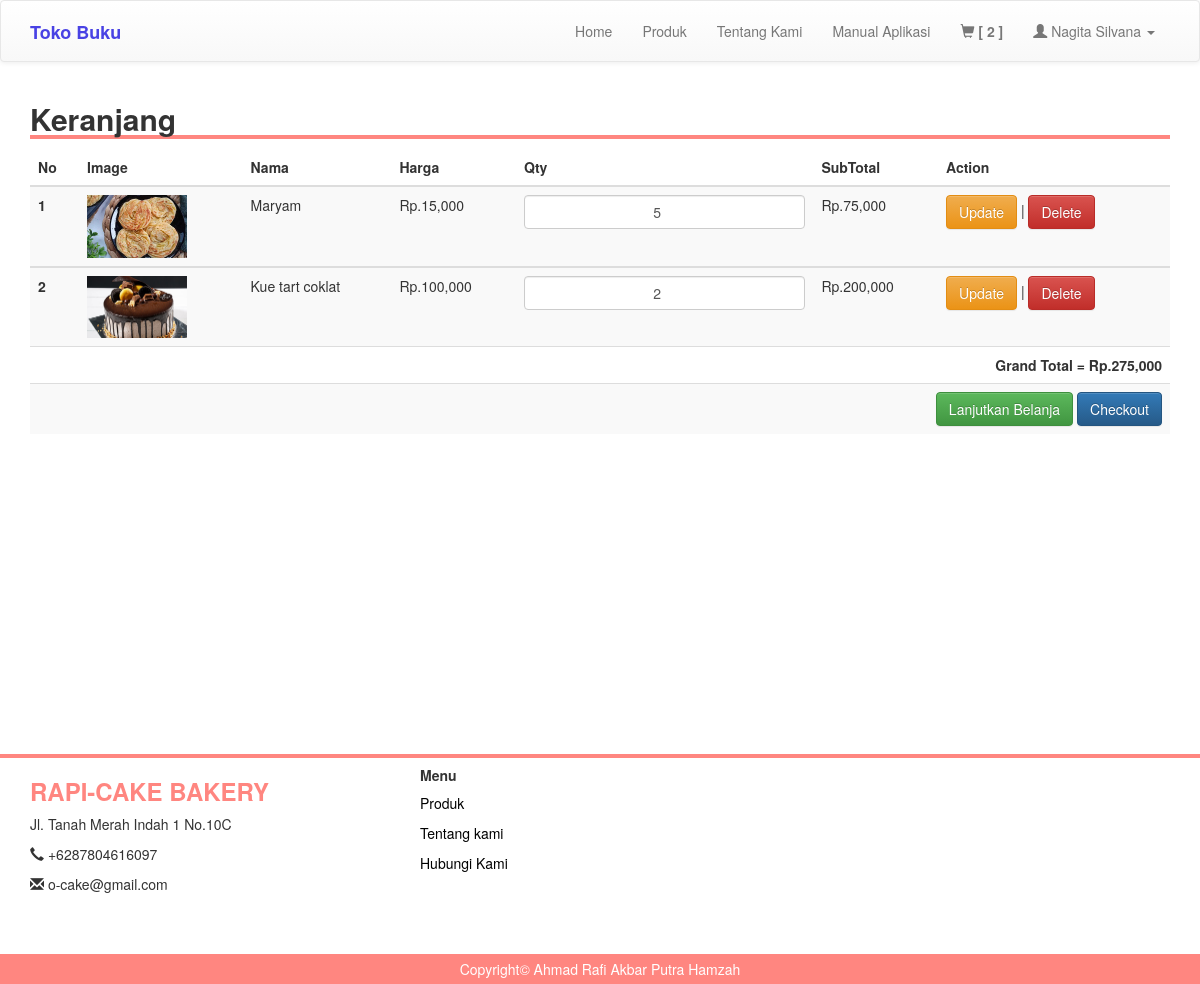
The app's page /keranjang.php (signed in), older data.
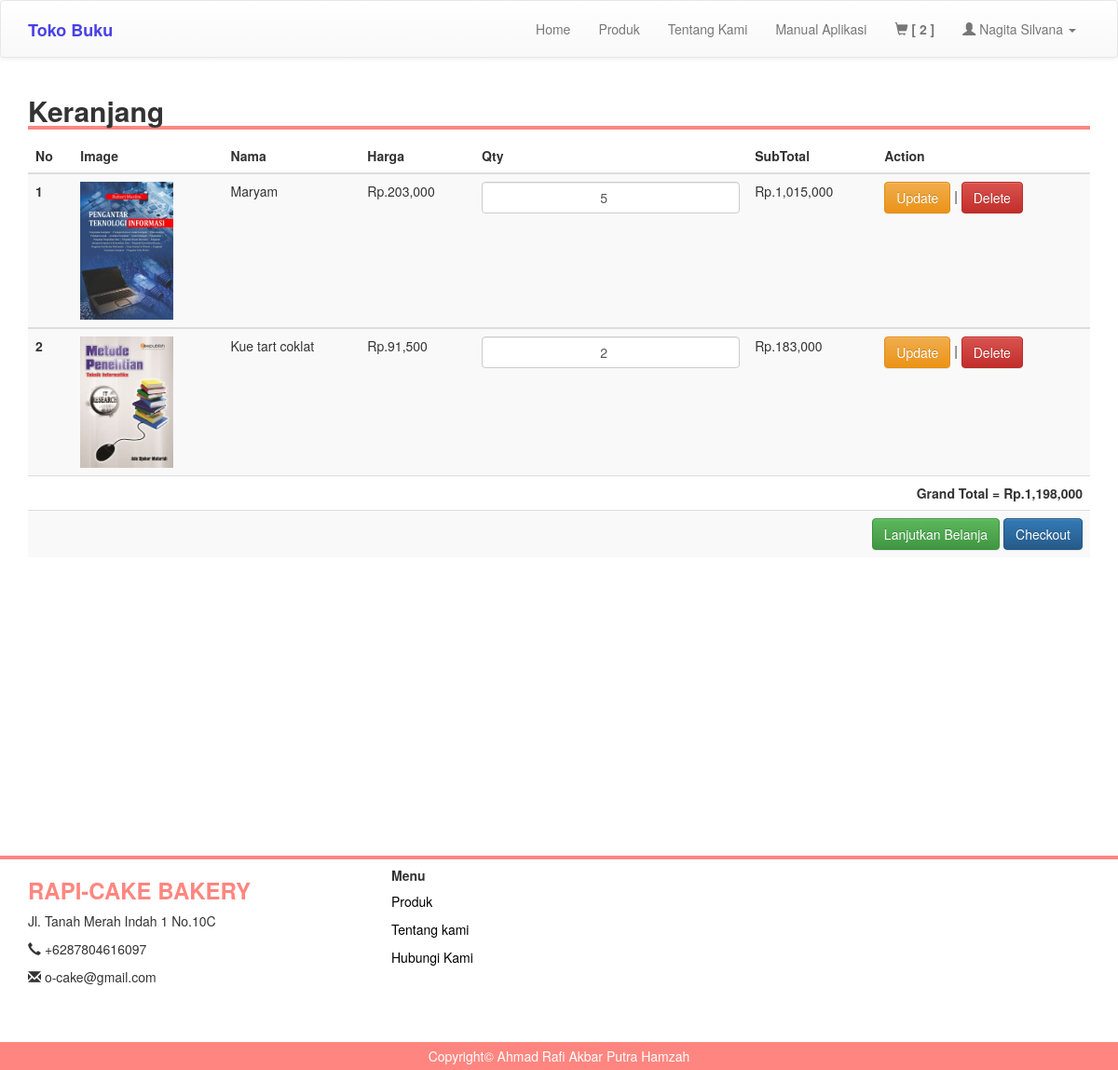
The same page, newer data.
### tables this page shows
CREATE TABLE `keranjang` (
  `id_keranjang` int(11) NOT NULL,
  `kode_customer` varchar(100) NOT NULL,
  `kode_produk` varchar(100) NOT NULL,
  `nama_produk` varchar(100) NOT NULL,
  `qty` int(11) NOT NULL,
  `harga` int(11) NOT NULL
);

CREATE TABLE `produk` (
  `kode_produk` varchar(100) NOT NULL,
  `nama` varchar(100) NOT NULL,
  `image` text NOT NULL,
  `deskripsi` text NOT NULL,
  `harga` int(11) NOT NULL
);

### keranjang.php (the view, shortened to what this page needs)
<?php
include 'header.php';
?>
<div class="container" style="padding-bottom: 300px;">
	<h2 style=" width: 100%; border-bottom: 4px solid #ff8680"><b>Keranjang</b></h2>
		<table class="table table-striped">
			<?php
			if(isset($_SESSION['user'])){
				$kode_cs = $_SESSION['kd_cs'];
				$cek = mysqli_query($conn, "SELECT * FROM keranjang WHERE kode_customer = '$kode_cs'");
				$jml = mysqli_num_rows($cek);
				if($jml > 0){
					?>
					<thead>
						<tr>
							<th scope="col">No</th>
							<th scope="col">Image</th>
							<th scope="col">Nama</th>
							<th scope="col">Harga</th>
							<th scope="col">Qty</th>
							<th scope="col">SubTotal</th>
							<th scope="col">Action</th>
						</tr>
					</thead>
					<?php
					if(isset($_SESSION['kd_cs'])){
						$kode_cs = $_SESSION['kd_cs'];
						$result = mysqli_query($conn, "SELECT k.id_keranjang as keranjang, k.kode_produk as kd, k.nama_produk as nama, k.qty as jml, p.image as gambar, p.harga as hrg FROM keranjang k join produk p on k.kode_produk=p.kode_produk WHERE kode_customer = '$kode_cs'");
						$no = 1;
						$hasil = 0;
						while($row = mysqli_fetch_assoc($result)){
					?>
					<tbody>
					<form action="<?php echo $_SERVER['PHP_SELF']; ?>" method="POST">
						<tr>
							<th scope="row"><?= $no;  ?></th>
							<td><img src="image/produk/<?= $row['gambar']; ?>" width="100"></td>
							<td><?= $row['nama']; ?></td>
							<td>Rp.<?= number_format($row['hrg']);  ?></td>
							<td><input type="number" name="qty" class="form-control" style="text-align: center;" value="<?= $row['jml']; ?>"></td>
							<td>Rp.<?= number_format($row['hrg'] * $row['jml']);  ?></td>
							<td><button type="submit" name="submit1" class="btn btn-warning">Update</button> | <a href="keranjang.php?del=1&id=<?= $row['keranjang']; ?>" class="btn btn-danger" onclick="return confirm('Yakin ingin dihapus ?')">Delete</a></td>
						</tr>
						</form>
					<?php
							$sub = $row['hrg'] * $row['jml'];
							$hasil += $sub;
							$no++;
						}
					}
					 ?>
						<tr>
							<td colspan="7" style="text-align: right; font-weight: bold;">Grand Total = Rp.<?= number_format($hasil); ?></td>
						</tr>
						<tr>
							<td colspan="7" style="text-align: right; font-weight: bold;"><a href="index.php" class="btn btn-success">Lanjutkan Belanja</a> <a href="checkout.php?kode_cs=<?= $kode_cs; ?>" class="btn btn-primary">Checkout</a></td>
						</tr>
						<?php
					}
				}else{
					echo "<tr>
					<td colspan='7' class='text-center bg-danger'><h5><b>SILAHKAN LOGIN TERLEBIH DAHULU SEBELUM BERBELANJA</b></h5></td>
					</tr>";
				}
				?>
			</tbody>
		</table>
</div>
<?php
include 'footer.php';
?>

### header.php (shortened to what this page needs)
<?php
include 'koneksi/koneksi.php';
?>
<!DOCTYPE html>
<html>
<head>
	<link rel="stylesheet" type="text/css" href="css/bootstrap.min.css">
	<link rel="stylesheet" type="text/css" href="css/style.css">
	<link rel="stylesheet" type="text/css" href="css/bootstrap-theme.css">
</head>
<body>
	<nav class="navbar navbar-default" style="padding: 5px;">
		<div class="container">
			<div class="navbar-header">
				<a class="navbar-brand" href="#" style="color: #4942E4"><b>Toko Buku</b></a>
			</div>
			<div class="collapse navbar-collapse" id="bs-example-navbar-collapse-1">
				<ul class="nav navbar-nav navbar-right">
					<li><a href="index.php">Home</a></li>
					<li><a href="produk.php">Produk</a></li>
					<li><a href="about.php">Tentang Kami</a></li>
					<li><a href="manual.php">Manual Aplikasi</a></li>
					<?php
					if (isset($_SESSION['kd_cs'])) {
						$kode_cs = $_SESSION['kd_cs'];
						$cek = mysqli_query($conn, "SELECT kode_produk from keranjang where kode_customer = '$kode_cs' ");
						$value = mysqli_num_rows($cek);
					?>
						<li><a href="keranjang.php"><i class="glyphicon glyphicon-shopping-cart"></i> <b>[ <?= $value ?> ]</b></a></li>
					<?php
					} else {
						echo "
						<li><a href='keranjang.php'><i class='glyphicon glyphicon-shopping-cart'></i> [0]</a></li>
						";
					}
					if (!isset($_SESSION['user'])) {
					?>
						<li class="dropdown">
							<a href="#" class="dropdown-toggle" data-toggle="dropdown" role="button" aria-haspopup="true" aria-expanded="false"><i class="glyphicon glyphicon-user"></i> Akun <span class="caret"></span></a>
							<ul class="dropdown-menu">
								<li><a href="user_login.php">login</a></li>
								<li><a href="register.php">Register</a></li>
							</ul>
						</li>
					<?php
					} else {
					?>
						<li class="dropdown">
							<a href="#" class="dropdown-toggle" data-toggle="dropdown" role="button" aria-haspopup="true" aria-expanded="false"><i class="glyphicon glyphicon-user"></i> <?= $_SESSION['user']; ?> <span class="caret"></span></a>
						</li>
					<?php
					}
					?>
				</ul>
			</div>
		</div>
	</nav>

### footer.php
	<footer style="border-top: 4px solid #ff8680;  ">
		<div class="container" style="padding-bottom: 50px;">
			<div class="row">
				<div class="col-md-4">
					<h3 style="color: #ff8680"><b>RAPI-CAKE BAKERY</b></h3>
					<p>Jl. Tanah Merah Indah 1 No.10C</p>
					<p><i class="glyphicon glyphicon-earphone"></i> +6287804616097</p>
					<p><i class="glyphicon glyphicon-envelope"></i> o-cake@gmail.com</p>
				</div>
				<div class="col-md-4">
					<h5><b>Menu</b></h5>
					<p><a href=""  style="color: #000">Produk</a></p>
					<p><a href=""  style="color: #000">Tentang kami</a></p>
					<p><a href=""  style="color: #000">Hubungi Kami</a></p>
				</div>
				<div class="col-md-4">
				</div>
			</div>
		</div>
		<div class="copy" style="background-color: #ff8680; padding: 5px; color: #fff; text-align: center;">
			<span>Copyright&copy; Ahmad Rafi Akbar Putra Hamzah</span>
		</div>
	</footer>
</body>
</html>

### css/style.css (style rules this page uses)
body { margin:0; padding: 0; }

Row changes from the older to the newer data that the page shows:
changed through a linked row, keranjang "Maryam": kode_produk.image: a different picture; kode_produk.harga "15,000" → "203,000"; $row['hrg'] * $row['jml'] "75,000" → "1,015,000"
changed through a linked row, keranjang "Kue tart coklat": kode_produk.image: a different picture; kode_produk.harga "100,000" → "91,500"; $row['hrg'] * $row['jml'] "200,000" → "183,000"
Text that changed along with them:
$hasil: "275,000" → "1,198,000"
